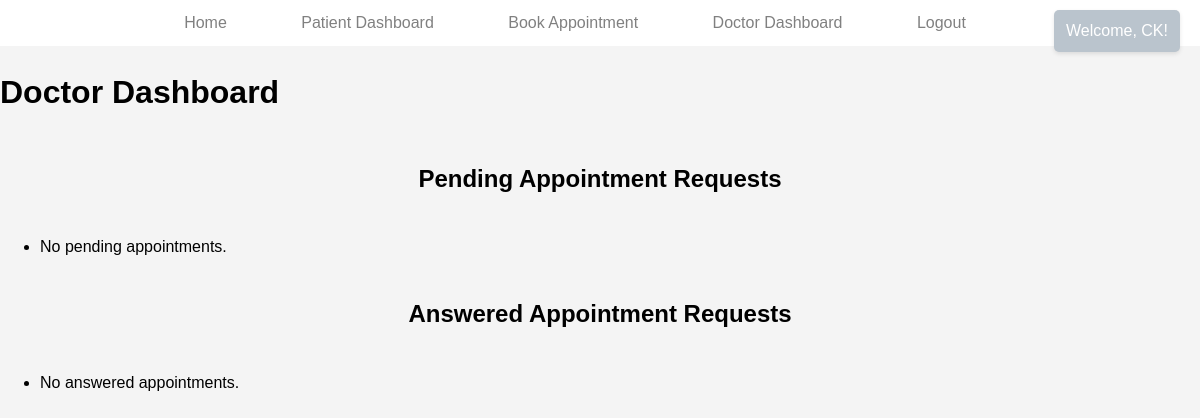
/bookings/doctor_dashboard/ (signed in), run on an earlier commit of the app's database.
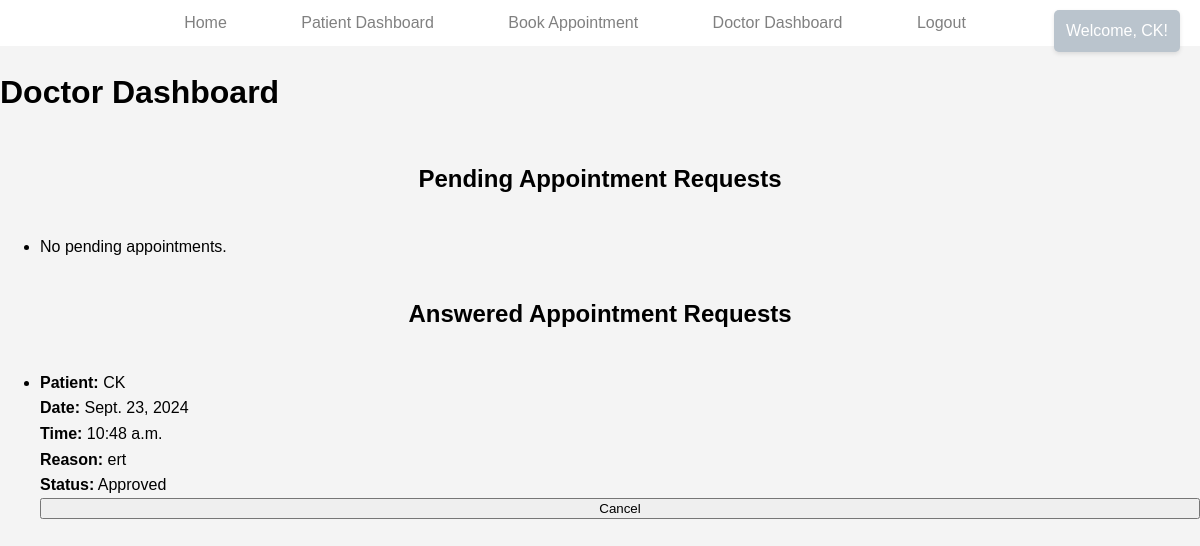
And on a later commit of the database.
### bookings/models.py (models this page shows, shortened)
class Appointment(models.Model):
    STATUS_CHOICES = [
        ('pending', 'Pending'),
        ('approved', 'Approved'),
        ('rejected', 'Rejected'),
        ('canceled', 'Canceled'),
    ]
    patient = models.ForeignKey(Patient, on_delete=models.CASCADE)
    doctor = models.ForeignKey(Doctor, on_delete=models.CASCADE)
    date = models.DateField()
    time = models.TimeField()
    reason = models.TextField()
    status = models.CharField(max_length=10, choices=STATUS_CHOICES, default='pending')

class Patient(models.Model):
    SEX_CHOICES = [
        ('M', 'Male'),
        ('F', 'Female'),
        ('O', 'Other'),
    ]
    user = models.OneToOneField(User, on_delete=models.CASCADE)
    phone = models.CharField(max_length=15)
    address = models.CharField(max_length=255)
    sex = models.CharField(max_length=1, choices=SEX_CHOICES)

### bookings/views.py (the view, shortened to what this page needs)
# urls.py: path('doctor_dashboard/', views.doctor_dashboard, name='doctor_dashboard'),
@login_required
def doctor_dashboard(request):
    try:
        doctor = request.user.doctor
        pending_appointments = Appointment.objects.filter(doctor=doctor, status='pending')
        answered_appointments = Appointment.objects.filter(doctor=doctor).exclude(status='pending')
    except ObjectDoesNotExist:
        doctor = None
        pending_appointments = []
        answered_appointments = []
    return render(request, 'doctor_dashboard.html', {
        'doctor': doctor,
        'pending_appointments': pending_appointments,
        'answered_appointments': answered_appointments,
    })

### bookings/context_processors.py (called while the page is built)
def user_roles(request):
    if request.user.is_authenticated:
        is_patient = Patient.objects.filter(user=request.user).exists()
        is_doctor = Doctor.objects.filter(user=request.user).exists()
        return {
            'is_patient': is_patient,
            'is_doctor': is_doctor,
        }
    return {}

### bookings/templates/doctor_dashboard.html (shortened to what this page needs)
{% load static %}
<!DOCTYPE html>
<html lang="en">
<head>
    <link rel="stylesheet" type="text/css" href="{% static 'css/styles.css' %}">
</head>
<body>
    <header>
        <nav>
            <ul>
                <li><a href="{% url 'index' %}">Home</a></li>
                {% if user.is_authenticated %}
                    <div class="notification">Welcome, {{ user.username }}!</div>
                    {% if user.patient %}
                        <li><a href="{% url 'patient_detail' %}">Patient Dashboard</a></li>
                        <li><a href="{% url 'book_appointment' %}">Book Appointment</a></li>
                    {% endif %}
                    {% if user.doctor %}
                        <li><a href="{% url 'doctor_dashboard' %}">Doctor Dashboard</a></li>
                    {% endif %}
                    <li><a href="{% url 'logout' %}">Logout</a></li>
                {% else %}
                    <li><a href="{% url 'login' %}">Login</a></li>
                    <li><a href="{% url 'register_patient' %}">Register</a></li>
                {% endif %}
            </ul>
        </nav>
    </header>
    <h1>Doctor Dashboard</h1>
    <h2>Pending Appointment Requests</h2>
    <ul>
        {% if pending_appointments %}
            {% for appointment in pending_appointments %}
                <li>
                    <strong>Patient:</strong> {{ appointment.patient.user.username }}<br>
                    <strong>Date:</strong> {{ appointment.date }}<br>
                    <strong>Time:</strong> {{ appointment.time }}<br>
                    <strong>Reason:</strong> {{ appointment.reason }}<br>
                    <strong>Status:</strong> {{ appointment.get_status_display }}<br>
                    <form method="post" action="">
                        {% csrf_token %}
                        <input type="hidden" name="appointment_id" value="{{ appointment.id }}">
                        <select name="status" required>
                            <option value="approved">Approve</option>
                            <option value="rejected">Reject</option>
                        </select>
                        <button type="submit">Update</button>
                    </form>
                </li>
            {% endfor %}
        {% else %}
            <li>No pending appointments.</li>
        {% endif %}
    </ul>
    <h2>Answered Appointment Requests</h2>
    <ul>
        {% if answered_appointments %}
            {% for appointment in answered_appointments %}
                <li>
                    <strong>Patient:</strong> {{ appointment.patient.user.username }}<br>
                    <strong>Date:</strong> {{ appointment.date }}<br>
                    <strong>Time:</strong> {{ appointment.time }}<br>
                    <strong>Reason:</strong> {{ appointment.reason }}<br>
                    <strong>Status:</strong> {{ appointment.get_status_display }}<br>
                    <form method="post" action="">
                        <button type="submit">Cancel</button>
                    </form>
                </li>
            {% endfor %}
        {% else %}
            <li>No answered appointments.</li>
        {% endif %}
    </ul>
</body>
</html>

What changed in the data, as far as the page shows it:
added Appointment: patient.user.username "CK", date "Sept. 23, 2024", time "10:48 a.m.", reason "ert", status "Approved"
Also different on the page:
text no longer shown: "No answered appointments."
